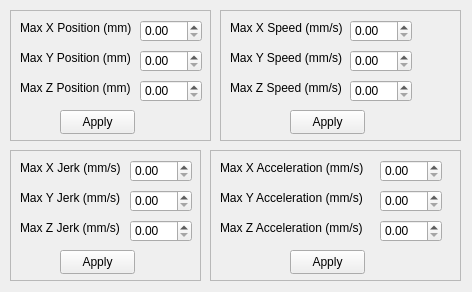
<?xml version="1.0" encoding="UTF-8"?>
<ui version="4.0">
 <class>StageOptions</class>
 <widget class="QWidget" name="StageOptions">
  <property name="geometry">
   <rect>
    <x>0</x>
    <y>0</y>
    <width>472</width>
    <height>292</height>
   </rect>
  </property>
  <property name="windowTitle">
   <string>Stage Options</string>
  </property>
  <widget class="QFrame" name="frame">
   <property name="geometry">
    <rect>
     <x>10</x>
     <y>10</y>
     <width>201</width>
     <height>131</height>
    </rect>
   </property>
   <property name="frameShape">
    <enum>QFrame::StyledPanel</enum>
   </property>
   <property name="frameShadow">
    <enum>QFrame::Raised</enum>
   </property>
   <widget class="QDoubleSpinBox" name="maxZSpinbox">
    <property name="geometry">
     <rect>
      <x>130</x>
      <y>70</y>
      <width>62</width>
      <height>22</height>
     </rect>
    </property>
   </widget>
   <widget class="QLabel" name="label_3">
    <property name="geometry">
     <rect>
      <x>10</x>
      <y>70</y>
      <width>112</width>
      <height>16</height>
     </rect>
    </property>
    <property name="text">
     <string>Max Z Position (mm)</string>
    </property>
   </widget>
   <widget class="QDoubleSpinBox" name="maxYSpinbox">
    <property name="geometry">
     <rect>
      <x>130</x>
      <y>40</y>
      <width>62</width>
      <height>22</height>
     </rect>
    </property>
   </widget>
   <widget class="QLabel" name="label">
    <property name="geometry">
     <rect>
      <x>10</x>
      <y>10</y>
      <width>112</width>
      <height>16</height>
     </rect>
    </property>
    <property name="text">
     <string>Max X Position (mm)</string>
    </property>
   </widget>
   <widget class="QDoubleSpinBox" name="maxXSpinbox">
    <property name="geometry">
     <rect>
      <x>130</x>
      <y>10</y>
      <width>62</width>
      <height>22</height>
     </rect>
    </property>
   </widget>
   <widget class="QLabel" name="label_2">
    <property name="geometry">
     <rect>
      <x>10</x>
      <y>40</y>
      <width>112</width>
      <height>16</height>
     </rect>
    </property>
    <property name="text">
     <string>Max Y Position (mm)</string>
    </property>
   </widget>
   <widget class="QPushButton" name="applyPositionChangesButton">
    <property name="geometry">
     <rect>
      <x>50</x>
      <y>100</y>
      <width>75</width>
      <height>24</height>
     </rect>
    </property>
    <property name="text">
     <string>Apply</string>
    </property>
   </widget>
  </widget>
  <widget class="QFrame" name="frame_2">
   <property name="geometry">
    <rect>
     <x>220</x>
     <y>10</y>
     <width>241</width>
     <height>131</height>
    </rect>
   </property>
   <property name="frameShape">
    <enum>QFrame::StyledPanel</enum>
   </property>
   <property name="frameShadow">
    <enum>QFrame::Raised</enum>
   </property>
   <widget class="QDoubleSpinBox" name="maxZSpeedSpinbox">
    <property name="geometry">
     <rect>
      <x>130</x>
      <y>70</y>
      <width>62</width>
      <height>22</height>
     </rect>
    </property>
   </widget>
   <widget class="QLabel" name="label_5">
    <property name="geometry">
     <rect>
      <x>10</x>
      <y>40</y>
      <width>112</width>
      <height>16</height>
     </rect>
    </property>
    <property name="text">
     <string>Max Y Speed (mm/s)</string>
    </property>
   </widget>
   <widget class="QLabel" name="label_6">
    <property name="geometry">
     <rect>
      <x>10</x>
      <y>70</y>
      <width>112</width>
      <height>16</height>
     </rect>
    </property>
    <property name="text">
     <string>Max Z Speed (mm/s)</string>
    </property>
   </widget>
   <widget class="QDoubleSpinBox" name="maxXSpeedSpinbox">
    <property name="geometry">
     <rect>
      <x>130</x>
      <y>10</y>
      <width>62</width>
      <height>22</height>
     </rect>
    </property>
   </widget>
   <widget class="QDoubleSpinBox" name="maxYSpeedSpinbox">
    <property name="geometry">
     <rect>
      <x>130</x>
      <y>40</y>
      <width>62</width>
      <height>22</height>
     </rect>
    </property>
   </widget>
   <widget class="QLabel" name="label_4">
    <property name="geometry">
     <rect>
      <x>10</x>
      <y>10</y>
      <width>112</width>
      <height>16</height>
     </rect>
    </property>
    <property name="text">
     <string>Max X Speed (mm/s)</string>
    </property>
   </widget>
   <widget class="QPushButton" name="applySpeedChangesButton">
    <property name="geometry">
     <rect>
      <x>70</x>
      <y>100</y>
      <width>75</width>
      <height>24</height>
     </rect>
    </property>
    <property name="text">
     <string>Apply</string>
    </property>
   </widget>
  </widget>
  <widget class="QFrame" name="frame_3">
   <property name="geometry">
    <rect>
     <x>210</x>
     <y>150</y>
     <width>251</width>
     <height>131</height>
    </rect>
   </property>
   <property name="frameShape">
    <enum>QFrame::StyledPanel</enum>
   </property>
   <property name="frameShadow">
    <enum>QFrame::Raised</enum>
   </property>
   <widget class="QDoubleSpinBox" name="maxZAccelerationSpinbox">
    <property name="geometry">
     <rect>
      <x>170</x>
      <y>70</y>
      <width>62</width>
      <height>22</height>
     </rect>
    </property>
   </widget>
   <widget class="QLabel" name="label_7">
    <property name="geometry">
     <rect>
      <x>10</x>
      <y>40</y>
      <width>145</width>
      <height>16</height>
     </rect>
    </property>
    <property name="text">
     <string>Max Y Acceleration (mm/s)</string>
    </property>
   </widget>
   <widget class="QLabel" name="label_8">
    <property name="geometry">
     <rect>
      <x>10</x>
      <y>70</y>
      <width>145</width>
      <height>16</height>
     </rect>
    </property>
    <property name="text">
     <string>Max Z Acceleration (mm/s)</string>
    </property>
   </widget>
   <widget class="QDoubleSpinBox" name="maxXAccelerationSpinbox">
    <property name="geometry">
     <rect>
      <x>170</x>
      <y>10</y>
      <width>62</width>
      <height>22</height>
     </rect>
    </property>
   </widget>
   <widget class="QDoubleSpinBox" name="maxYAccelerationSpinbox">
    <property name="geometry">
     <rect>
      <x>170</x>
      <y>40</y>
      <width>62</width>
      <height>22</height>
     </rect>
    </property>
   </widget>
   <widget class="QLabel" name="label_9">
    <property name="geometry">
     <rect>
      <x>10</x>
      <y>10</y>
      <width>145</width>
      <height>16</height>
     </rect>
    </property>
    <property name="text">
     <string>Max X Acceleration (mm/s)</string>
    </property>
   </widget>
   <widget class="QPushButton" name="applyAccelerationChangesButton">
    <property name="geometry">
     <rect>
      <x>80</x>
      <y>100</y>
      <width>75</width>
      <height>24</height>
     </rect>
    </property>
    <property name="text">
     <string>Apply</string>
    </property>
   </widget>
  </widget>
  <widget class="QFrame" name="frame_4">
   <property name="geometry">
    <rect>
     <x>10</x>
     <y>150</y>
     <width>191</width>
     <height>131</height>
    </rect>
   </property>
   <property name="frameShape">
    <enum>QFrame::StyledPanel</enum>
   </property>
   <property name="frameShadow">
    <enum>QFrame::Raised</enum>
   </property>
   <widget class="QDoubleSpinBox" name="maxZJerkSpinbox">
    <property name="geometry">
     <rect>
      <x>120</x>
      <y>70</y>
      <width>62</width>
      <height>22</height>
     </rect>
    </property>
   </widget>
   <widget class="QLabel" name="label_16">
    <property name="geometry">
     <rect>
      <x>10</x>
      <y>40</y>
      <width>145</width>
      <height>16</height>
     </rect>
    </property>
    <property name="text">
     <string>Max Y Jerk (mm/s)</string>
    </property>
   </widget>
   <widget class="QLabel" name="label_17">
    <property name="geometry">
     <rect>
      <x>10</x>
      <y>70</y>
      <width>145</width>
      <height>16</height>
     </rect>
    </property>
    <property name="text">
     <string>Max Z Jerk (mm/s)</string>
    </property>
   </widget>
   <widget class="QDoubleSpinBox" name="doubleSpinBox_17">
    <property name="geometry">
     <rect>
      <x>120</x>
      <y>10</y>
      <width>62</width>
      <height>22</height>
     </rect>
    </property>
   </widget>
   <widget class="QDoubleSpinBox" name="maxYJerkSpinbox">
    <property name="geometry">
     <rect>
      <x>120</x>
      <y>40</y>
      <width>62</width>
      <height>22</height>
     </rect>
    </property>
   </widget>
   <widget class="QLabel" name="maxXJerkSpinbox">
    <property name="geometry">
     <rect>
      <x>10</x>
      <y>10</y>
      <width>145</width>
      <height>16</height>
     </rect>
    </property>
    <property name="text">
     <string>Max X Jerk (mm/s)</string>
    </property>
   </widget>
   <widget class="QPushButton" name="applyJerkChangesButton">
    <property name="geometry">
     <rect>
      <x>50</x>
      <y>100</y>
      <width>75</width>
      <height>24</height>
     </rect>
    </property>
    <property name="text">
     <string>Apply</string>
    </property>
   </widget>
  </widget>
 </widget>
 <resources/>
 <connections/>
</ui>
